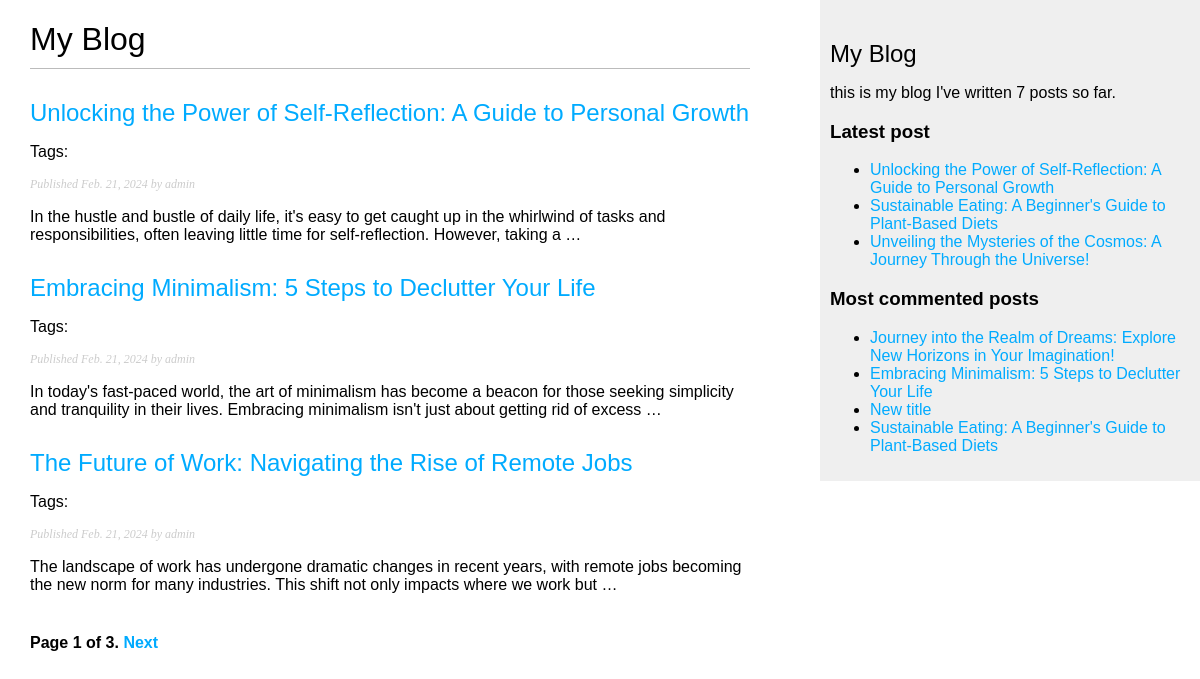
Screenshot of /blog/ with the database file from the repository.
### blog/models.py (models this page shows, shortened)
class Post(models.Model):
    class Status(models.TextChoices):
        DRAFT = 'DF', 'Draft'
        PUBLISHED = 'PB', 'Published'
    title = models.CharField(max_length=250)
    slug = models.SlugField(max_length=250, unique_for_date='publish')
    author = models.ForeignKey(User,
                               on_delete=models.CASCADE,
                               related_name='blog_posts')
    body = models.TextField()
    publish = models.DateField(default=timezone.now)
    created = models.DateField(auto_now_add=True)
    updated = models.DateField(auto_now=True)
    status = models.CharField(max_length=2,
                              choices=Status.choices,
                              default=Status.DRAFT)
    objects = models.Manager()
    published = PublishedManager()
    tags = TaggableManager()
    class Meta:
        ordering = ['-publish']
        indexes = [
            models.Index(fields=['-publish']),
        ]
    def get_absolute_url(self):
        return reverse('blog:post_detail', args=[self.publish.year,
                                                 self.publish.month,
                                                 self.publish.day,
                                                 self.slug])

### blog/views.py (the view)
# urls.py: path('', views.post_list, name='post_list'),
def post_list(request, tag_slug=None):
    post_list = Post.published.all()
    tag = None
    if tag_slug:
        tag = get_object_or_404(Tag, slug=tag_slug)
        post_list = post_list.filter(tags__in=[tag])
    paginator = Paginator(post_list, 3)
    page_number = request.GET.get('page', 1)
    try:
        posts = paginator.page(page_number)
    except PageNotAnInteger:
        posts = paginator.page(1)
    except EmptyPage:
        posts = paginator.page(paginator.num_pages)
    return render(request, 'blog/post/list.html', {'posts': posts, 'tag': tag})

### blog/models.py (called while the page is built)
    def get_queryset(self):
        return super().get_queryset()\
                        .filter(status=Post.Status.PUBLISHED)

### blog/templatetags/blog_tags.py (called while the page is built)
@register.simple_tag
def total_posts():
    return Post.published.count()

@register.simple_tag
def get_most_commented_posts(count=2):
    return Post.published.annotate(total_comments=Count('comments')).order_by('-total_comments')[::count]

@register.inclusion_tag('blog/post/latest_posts.html')
def show_latest_posts(count=5):
    latest_posts = Post.published.order_by('-publish')[::count]
    return {'latest_posts': latest_posts}

### blog/templates/blog/post/list.html (shortened to what this page needs)
{% extends "blog/base.html" %}
{% block content %}
    <h1>My Blog</h1>
    {% for post in posts %}
        <h2>
            <a href="{{ post.get_absolute_url }}"> {{ post.title }}</a>
        </h2>
        <p class="tags">
            Tags:
        </p>
        <p class="date">
            Published {{ post.publish }} by {{ post.author }}
        </p>
        {{ post.body|truncatewords:30|linebreaks }}
    {% endfor %}
    {% include "pagination.html" with page=posts %}
{% endblock %}

### blog/templates/blog/base.html (shortened to what this page needs)
{% load blog_tags %}
{% load static %}
<!DOCTYPE html>
<html lang="en">
<head>
    <link href="{% static 'css/blog.css' %}" rel="stylesheet">
</head>
<body>
    <div id="content">
        {% block content %}
        {% endblock %}
    </div>
    <div id="sidebar">
        <h2>My Blog</h2>
        <p>
            this is my blog
            I've written {% total_posts %} posts so far.
        </p>
        <h3>Latest post</h3>
        {% show_latest_posts 3 %}
        <h3>Most commented posts</h3>
        {% get_most_commented_posts as most_commented_posts %}
        <ul>
            {% for post in most_commented_posts %}
            <li>
                <a href="{{ post.get_absolute_url }}">{{ post.title }}</a>
            </li>
            {% endfor %}
        </ul>
    </div>
</body>
</html>

### blog/templates/blog/post/latest_posts.html
<ul>
    {% for post in latest_posts %}
    <li>
        <a href="{{ post.get_absolute_url }}">{{ post.title }}</a>
    </li>
    {% endfor %}
</ul>

### blog/static/css/blog.css (style rules this page uses)
body { margin:0; padding:0; font-family:helvetica, sans-serif; }
a { color:#00abff; text-decoration:none; }
h1 { font-weight:normal; border-bottom:1px solid #bbb; padding:0 0 10px 0; }
h2 { font-weight:normal; margin:30px 0 0; }
#content { float:left; width:60%; padding:0 0 0 30px; }
#sidebar { float:right; width:30%; padding:10px; background:#efefef; height:100%; }
p.date { color:#ccc; font-family: georgia, serif; font-size: 12px; font-style: italic; }

### rows the page displays
Post: title "Unlocking the Power of Self-Reflection: A Guide to Personal Growth", publish "Feb. 21, 2024", author "admin", body "In the hustle and bustle of daily life, it's easy to get caught up in the whirlwind of tasks and responsibilities, often leaving little time for self-reflection. However, taking a …"
Post: title "Embracing Minimalism: 5 Steps to Declutter Your Life", publish "Feb. 21, 2024", author "admin", body "In today's fast-paced world, the art of minimalism has become a beacon for those seeking simplicity and tranquility in their lives. Embracing minimalism isn't just about getting rid of excess …"
Post: title "The Future of Work: Navigating the Rise of Remote Jobs", publish "Feb. 21, 2024", author "admin", body "The landscape of work has undergone dramatic changes in recent years, with remote jobs becoming the new norm for many industries. This shift not only impacts where we work but …"
Post: title "Sustainable Eating: A Beginner's Guide to Plant-Based Diets"
Post: title "Unveiling the Mysteries of the Cosmos: A Journey Through the Universe!"
Post: title "Journey into the Realm of Dreams: Explore New Horizons in Your Imagination!"
Post: title "New title"

### other values shown
{{ page.number }} "1"
{{ page.paginator.num_pages }} "3"
